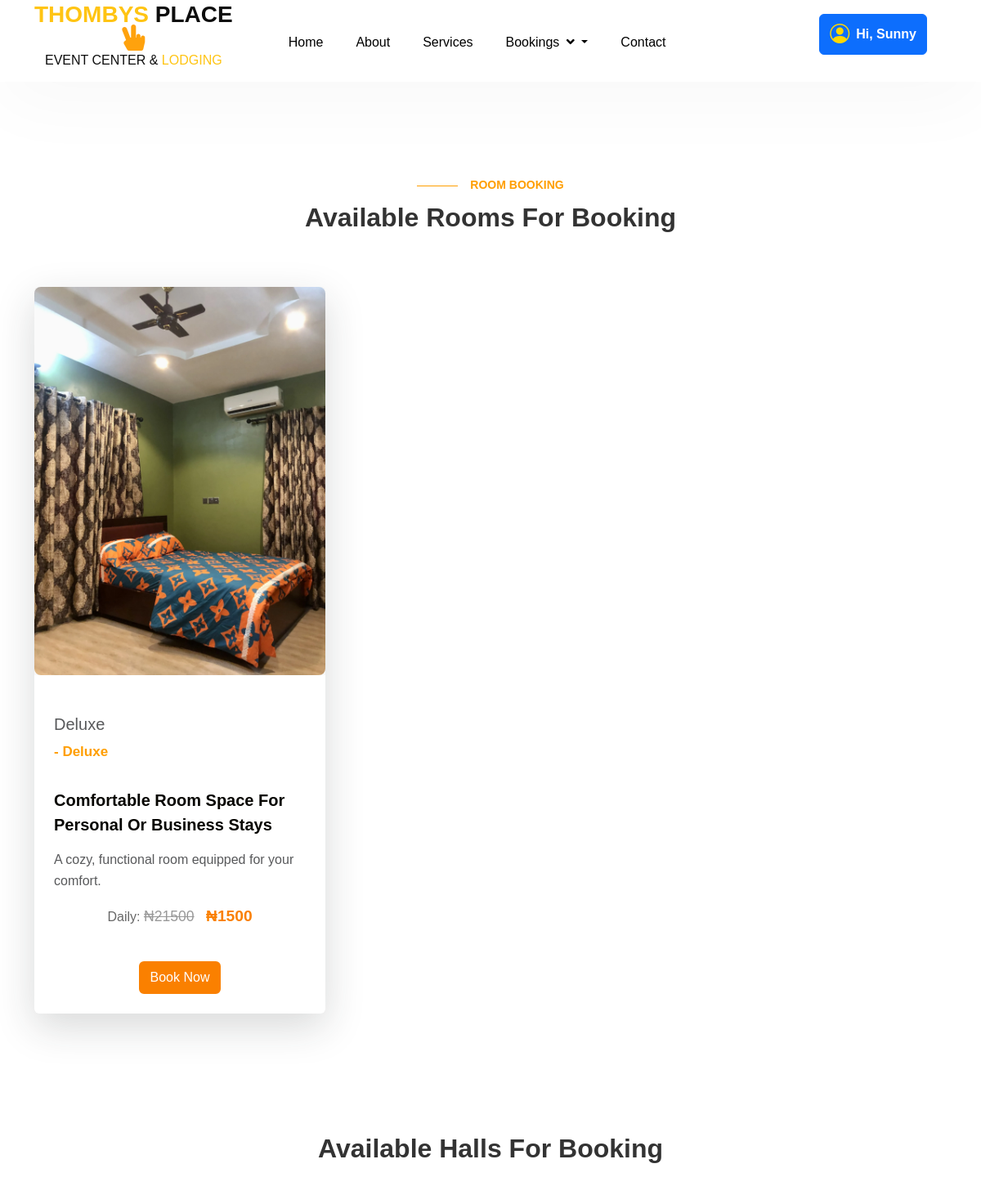
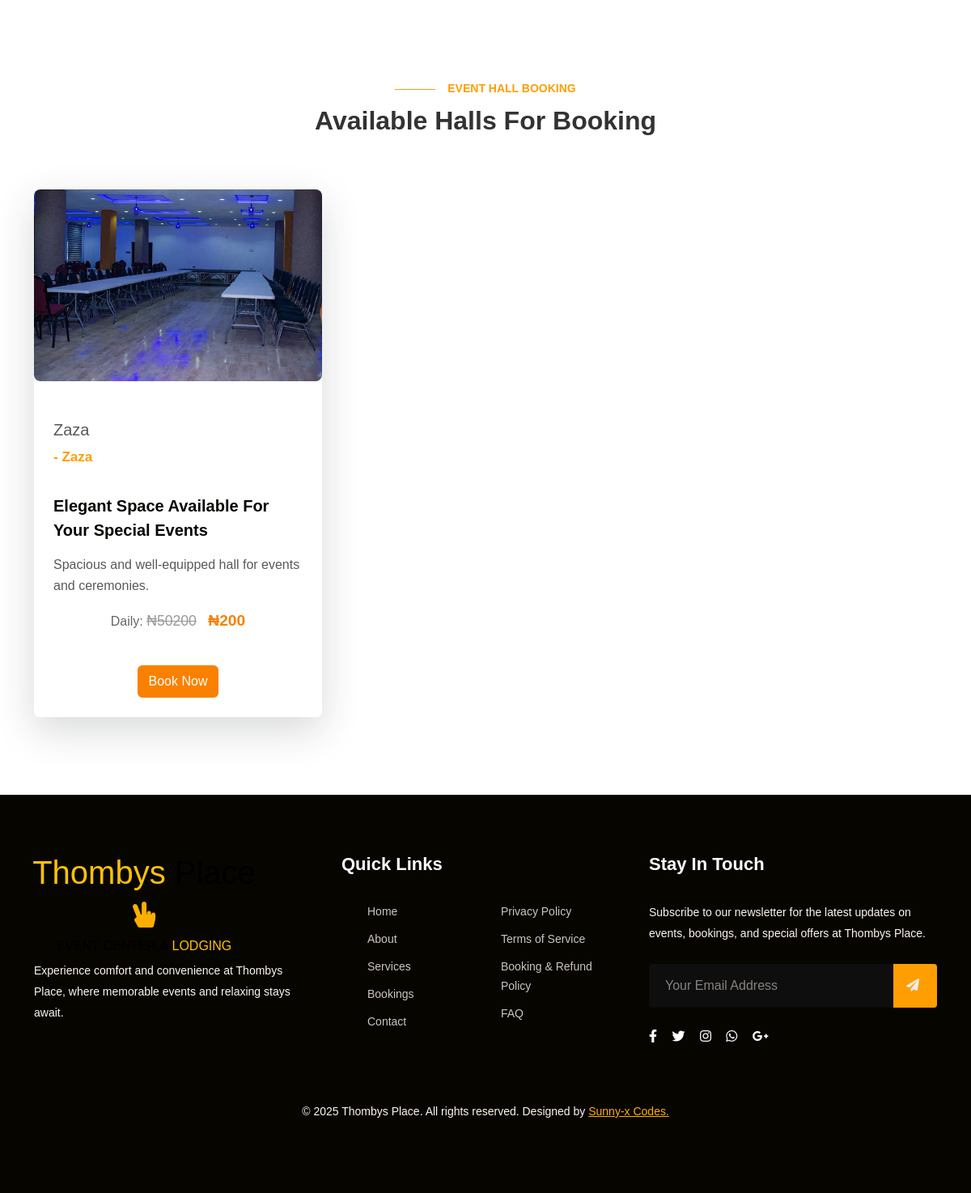
/bookings/room_list (signed in), run on the app's committed database (2 pictures, top to bottom).
### bookings/models.py (models this page shows, shortened)
class Space(models.Model):
    SPACE_TYPE_CHOICES = [
        ('room', 'Room'),
        ('hall', 'Hall'),
    ]
    space_number = models.CharField(max_length=10, unique=True)
    space_type = models.CharField(max_length=10, choices=SPACE_TYPE_CHOICES)
    name = models.CharField(max_length=100)
    price = models.DecimalField(max_digits=10, decimal_places=2)
    image = models.ImageField(upload_to='space_images/', blank=True, null=True)
    available = models.BooleanField(default=True)

### bookings/views.py (the view)
# urls.py: path('room_list', views.room_list, name='room_list'),
@login_required
def room_list(request):
    rooms = Space.objects.filter(space_type='room', available=True)
    halls = Space.objects.filter(space_type='hall', available=True)
    return render(request, 'bookings/room_list.html', {'rooms': rooms, 'halls': halls})

### bookings/templates/bookings/room_list.html (shortened to what this page needs)
{% load static %}
<!DOCTYPE html>
<html lang="en">
  <head>
    <link rel="stylesheet" href="{% static 'assets/css/style-liberty.css' %}">
    <link rel="stylesheet" href="{% static 'assets/css/bootstrap-5.3.0-alpha1.min.css' %}">
     <link rel="stylesheet" href="{% static 'assets/css/bootstrap-icons-1.10.5.css' %}">
     <link rel="stylesheet" href="{% static 'assets/css/gfont1.css' %}">
      <link rel="stylesheet" href="{% static 'assets/css/gfont2.css' %}">
  </head>
  <body>
  </body>
</html>
<body>
  <header id="site-header" class="fixed-top">
    <div class="container">
      <nav class="navbar navbar-expand-lg navbar-light stroke py-lg-0">
        <h1>
          <a class="navbar-brand pe-xl-5 pe-lg-4 d-flex flex-column align-items-center" href="{% url 'home' %}">
            <span class="w3yellow text-center"> Thombys <span id="place" class="text-white">Place</span>
            </span>
            <span class="d-flex flex-column align-items-center mt-1" style="font-weight: 100;">
              <i class="fas fa-hand-peace" style="font-size: 2rem; margin-bottom: 0.5rem; margin-top: 0.5rem;"></i>
              <span class="event_center" style="font-size: 1rem; font-weight: normal; margin-top: 0.3rem; color: inherit !important;">
                EVENT CENTER & <span class="w3yellow">LODGING</span>
              </span>
            </span>
          </a>
        </h1>
        <div class="collapse navbar-collapse" id="navbarScroll">
          <ul class="navbar-nav me-lg-auto my-2 my-lg-0 navbar-nav-scroll">
            <li class="nav-item">
              <a class="nav-link active" aria-current="page" href="{% url 'home' %}">Home</a>
            </li>
            <li class="nav-item">
              <a class="nav-link" href="{% url 'about' %}">About</a>
            </li>
            <li class="nav-item">
              <a class="nav-link" href="{% url 'services' %}">Services</a>
            </li>
            <li class="nav-item dropdown">
              <a class="nav-link dropdown-toggle" href="#Pages" id="navbarDropdown" role="button" data-bs-toggle="dropdown" aria-expanded="false"> Bookings <span class="fa fa-angle-down ms-1"></span>
              </a>
            </li>
            <li class="nav-item">
              <a class="nav-link" href="{% url 'contact' %}">Contact</a>
            </li>
          </ul>
          <ul class="header-search me-lg-4">
           <li class="search-right">
  {% if user.is_authenticated %}
    <a href="{% url 'userprofile:dashboard' %}" class="btn btn-style btn-primary search-btn d-flex align-items-center" title="Dashboard">
      <i class="bi bi-person-circle me-2 fs-4" style="color: #FFD700;"></i>
      <span class="fw-semibold text-truncate" style="max-width: 150px;">Hi, {{ user.username|capfirst }}</span>
    </a>
  {% else %}
    <a href="{% url 'userprofile:login' %}" class="btn btn-style btn-primary search-btn" title="Get Started">
      <i class="bi bi-box-arrow-in-right me-2 fs-4 fw-bold" style="color: #FFD700; text-shadow: 0 0 3px #b8860b;" aria-hidden="true"></i>Get Started
    </a>
  {% endif %}
</li>
          </ul>
        </div>
        <div class="mobile-position">
          <nav class="navigation">
            <div class="theme-switch-wrapper">
              <label class="theme-switch" for="checkbox">
                <div class="mode-container">
                </div>
              </label>
            </div>
          </nav>
        </div>
      </nav>
    </div>
  </header>
<section class="w3l-text-11 py-5 pt-0 mt-5 pt-lg-5 mt-lg-5">
  <div class="text11 py-md-5 py-2 pt-0">
    <div class="container">
      <div class="title-content text-center">
        <h6 class="title-subw3hny text-center">Room Booking</h6>
        <h3 class="title-w3l mb-3 text-center">Available Rooms for Booking</h3>
      </div>
      <div class="row text11-content">
        {% for space in rooms %}
        <div class="col-lg-4 item mt-5 d-flex">
          <div class="card shadow-lg hover-shadow flex-fill d-flex flex-column">
            <div class="card-header p-0 position-relative border-0">
              <a href="{% url 'bookings:checkout' space.id %}">
                {% if space.image %}
                  <img class="card-img-bottom d-block radius-image" src="{{ space.image.url }}" alt="{{ space.name }}">
                {% else %}
                  <div class="card-img-bottom d-block radius-image bg-secondary text-white d-flex align-items-center justify-content-center" style="height: 239px;">
                    No Image
                  </div>
                {% endif %}
              </a>
            </div>
            <div class="card-body p-4 blog-details d-flex flex-column">
              <h6 class="mt-4 fs-5">{{ space.name }}</h6>
              <a href="#admin" class="admin" style="text-decoration: none;">- {{ space.name }}</a><br>
              <a href="{% url 'bookings:checkout' space.id %}" class="blog-desc blog-desc-2" style="text-decoration: none;">
                Comfortable room space for personal or business stays
              </a>
              <p>{{ space.description|default:"A cozy, functional room equipped for your comfort." }}</p>
              <div class="text-center mb-3">
                <span style="font-size: 1rem; color: #666;">Daily:</span>
                <span style="font-size: 1.1rem; color: #999; text-decoration: line-through;">₦{{ space.price|floatformat:0|add:"20000" }}</span>
                <span style="font-size: 1.2rem; color: #FA8000; font-weight: bold; margin-left: 10px;">₦{{ space.price|floatformat:0 }}</span>
              </div>
              <div class="d-flex justify-content-center mt-auto">
                <a href="{% url 'bookings:checkout' space.id %}" class="btn btn-style btn-primary mt-4 blinking-button">Book Now</a>
              </div>
            </div>
          </div>
        </div>
        {% empty %}
        <div class="col-12 text-center text-muted py-5">
          <p>No rooms available at the moment.</p>
        </div>
        {% endfor %}
      </div>
    </div>
  </div>
</section>
      <div class="title-content text-center mt-5">
        <h3 class="title-w3l mb-3 text-center">Available Halls for Booking</h3>
      </div>
<section class="w3l-text-11 py-5 pt-0 mt-5 pt-lg-5 mt-lg-5">
  <div class="text11 py-md-5 py-2 pt-0">
    <div class="container">
      <div class="title-content text-center">
        <h6 class="title-subw3hny text-center">Event Hall Booking</h6>
        <h3 class="title-w3l mb-3 text-center">Available Halls for Booking</h3>
      </div>
      <div class="row text11-content">
        {% for space in halls %}
        <div class="col-lg-4 item mt-5 d-flex">
          <div class="card shadow-lg hover-shadow flex-fill d-flex flex-column">
            <div class="card-header p-0 position-relative border-0">
              <a href="{% url 'bookings:checkout' space.id %}">
                {% if space.image %}
                  <img class="card-img-bottom d-block radius-image" src="{{ space.image.url }}" alt="{{ space.name }}">
                {% else %}
                  <div class="card-img-bottom d-block radius-image bg-secondary text-white d-flex align-items-center justify-content-center" style="height: 239px;">
                    No Image
                  </div>
                {% endif %}
              </a>
            </div>
            <div class="card-body p-4 blog-details d-flex flex-column">
              <h6 class="mt-4 fs-5">{{ space.name }}</h6>
              <a href="#admin" class="admin" style="text-decoration: none;">- {{ space.name }}</a><br>
              <a href="{% url 'bookings:checkout' space.id %}" class="blog-desc blog-desc-2" style="text-decoration: none;">
                Elegant space available for your special events
              </a>
              <p>{{ space.description|default:"Spacious and well-equipped hall for events and ceremonies." }}</p>
              <div class="text-center mb-3">
                <span style="font-size: 1rem; color: #666;">Daily:</span>
                <span style="font-size: 1.1rem; color: #999; text-decoration: line-through;">₦{{ space.price|floatformat:0|add:"50000" }}</span>
                <span style="font-size: 1.2rem; color: #FA8000; font-weight: bold; margin-left: 10px;">₦{{ space.price|floatformat:0 }}</span>
              </div>
              <div class="d-flex justify-content-center mt-auto">
                <a href="{% url 'bookings:checkout' space.id %}" class="btn btn-style btn-primary mt-4 blinking-button">Book Now</a>
              </div>
            </div>
          </div>
        </div>
        {% empty %}
        <div class="col-12 text-center text-muted py-5">
          <p>No halls available at the moment.</p>
        </div>
        {% endfor %}
      </div>
    </div>
  </div>
</section>
  <footer class="w3l-footer-29-main">
    <div class="footer-29 py-5">
      <div class="container py-lg-4">
        <div class="row footer-top-29">
          <div class="col-lg-4 footer-list-29 footer-1 pe-lg-5">
            <h1>
              <a class="navbar-brand pe-xl-5 pe-lg-4 d-flex flex-column align-items-center" href="{% url 'home' %}">
                <span class="w3yellow text-center"> Thombys <span id="" class="text-white">Place</span>
                </span>
                <span class="d-flex flex-column align-items-center mt-1" style="font-weight: 100;">
                  <i class="fas fa-hand-peace" style="font-size: 2rem; margin-bottom: 0.5rem; margin-top: 0.5rem; color: rgb(255, 174, 0);"></i>
                  <span style="font-size: 1rem; font-weight: normal; margin-top: 0.3rem; color: white;">EVENT CENTER & <span class="w3yellow">LODGING</span>
                  </span>
                </span>
              </a>
            </h1>
            <p class="parahny pr-lg-5 mr-xl-4 mb-4">Experience comfort and convenience at Thombys Place, where memorable events and relaxing stays await. </p>
          </div>
          <div class="col-lg-4 footer-list-29 footer-3 mt-lg-0 mt-5 pe-lg-5">
            <h6 class="footer-title-29">Quick Links</h6>
            <div class="footer-listw3-grids">
              <ul class="footer-listw3">
                <li>
                  <a href="{% url 'home' %}">Home</a>
                </li>
                <li>
                  <a href="{% url 'about' %}">About</a>
                </li>
                <li>
                  <a href="{% url 'services' %}">Services</a>
                </li>
                <li>
                  <a href="">Bookings</a>
                </li>
                <li>
                  <a href="{% url 'contact' %}">Contact</a>
                </li>
              </ul>
              <ul class="footer-listw3">
                <li>
                  <a href="#privacy">Privacy Policy</a>
                </li>
                <li>
                  <a href="#term">Terms of Service</a>
                </li>
                <li>
                  <a href="#sales">Booking & Refund Policy</a>
                </li>
                <li>
                  <a href="#faq">FAQ</a>
                </li>
              </ul>
            </div>
          </div>
          <div class="col-lg-4 col-md-6 footer-list-29 footer-4 mt-lg-0 mt-5">
            <h6 class="footer-title-29">Stay in Touch</h6>
            <p>Subscribe to our newsletter for the latest updates on events, bookings, and special offers at Thombys Place.</p>
            <form action="#" class="subscribe" method="post">
              <input type="email" name="email" placeholder="Your Email Address" required="">
              <button>
                <span class="fas fa-paper-plane"></span>
              </button>
            </form>
            <div class="main-social-footer-29 mt-4">
              <a href="#facebook" class="facebook">
                <span class="fab fa-facebook-f"></span>
              </a>
              <a href="#twitter" class="twitter">
                <span class="fab fa-twitter"></span>
              </a>
              <a href="#instagram" class="instagram">
                <span class="fab fa-instagram"></span>
              </a>
              <a href="https://wa.me/yourphonenumber" class="whatsapp">
                <span class="fab fa-whatsapp"></span>
              </a>
              <a href="#google" class="google">
                <span class="fab fa-google-plus-g"></span>
              </a>
            </div>
          </div>
        </div>
        <div class="bottom-copies text-center">
          <p class="copy-footer-29">© 2025 Thombys Place. All rights reserved. Designed by <span class="">
              <a href="" style="color:rgb(255, 174, 0);">Sunny-x Codes.</a>
            </span>
          </p>
        </div>
      </div>
    </div>
  </footer>
</body>
</html>

### bookings/templates/bookings/room_list.html (style rules this page uses)
.event_center { color: white !important; transition: color 0.3s ease; }
.event_center .w3yellow { color: #ffc107 !important; }
#place { color: white; transition: color 0.3s ease; }
.event_center { font-size: 1rem; font-weight: normal; margin-top: 0.3rem; color: white !important; transition: color 0.3s ease; }
.card-img-bottom { height: 250px; object-fit: cover; width: 100%; }
.card { height: 100%; }
.card-body { display: flex; flex-direction: column; }
.blinking-button { animation: blink 2.5s ease-in-out infinite; transition: background-color 1s ease, color 1s ease, border-color 1s ease; background-color: #FA8000; color: white; border: 2px solid #FA8000; }
.card-header { position: relative; overflow: hidden; }
.card-img-bottom { transition: transform 1s ease; transform-style: preserve-3d; backface-visibility: hidden; width: 100%; height: auto; }
.card-body { padding: 1rem; }
body { background-color: #fff; color: #333; font-family: Arial, sans-serif; transition: background-color 0.3s ease, color 0.3s ease; }
.theme-switch-wrapper { position: fixed; top: 20px; right: 20px; z-index: 1050; background-color: transparent; color: inherit; display: flex; align-items: center; justify-content: center; padding: 8px; transition: background-color 0.3s ease, color 0.3s ease; }
.theme-switch { display: flex; align-items: center; cursor: pointer; background: transparent; }
.mode-container { position: relative; width: 40px; height: 40px; display: flex; justify-content: center; align-items: center; }
#place { color: #fff; }
.navbar-nav .nav-link { color: #000 !important; }
.navbar-brand, .navbar-brand #place, .navbar-brand span:not(.w3yellow) { color: #000 !important; }
.navbar-brand .w3yellow { color: #ffc107 !important; }
.w3l-text-11 { padding-top: 3rem !important; margin-top: 3rem !important; }
@media (min-width: 992px) { .w3l-text-11 { padding-top: 3rem !important; margin-top: 3rem !important; } }
body { padding-top: 70px; }

### data on the page
Space: image (picture), name "Deluxe", description "A cozy, functional room equipped for your comfort.", price|add "21500", price "1500"
Space: image (picture), name "Zaza", description "Spacious and well-equipped hall for events and ceremonies.", price|add "50200", price "200"

### other printed values
{{ user.username|capfirst }} "Sunny"
